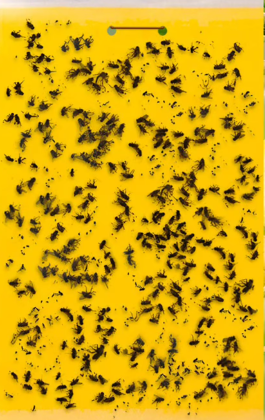
#> input picture trap5.png, 265 x 420 px
$ jupyter execute p_trap_analysis.ipynb
#> lines starting #> are read from the running program, lines starting #| are printed output that depends on the picture; after the words box and inside, x2 and y2 are one past the last pixel; in counts of white or black regions, pixels touching at a corner belong together
[cell 1]
import cv2
import numpy as np
from collections import defaultdict
import matplotlib.pyplot as plt
from matplotlib.patches import Rectangle
import json

# Load the image
img_path = 'trap5.png'
img = cv2.imread(img_path)
#> img is the input picture: shape (420, 265, 3); mean B, G, R 15.2, 169, 213.6
img_rgb = cv2.cvtColor(img, cv2.COLOR_BGR2RGB)

# Create a copy for visualization
img_annotated = img_rgb.copy()

print("Image shape:", img.shape)
#| Image shape: (420, 265, 3)

# Convert to HSV for better color segmentation
hsv = cv2.cvtColor(img, cv2.COLOR_BGR2HSV)
#> hsv: shape (420, 265, 3); mean H, S, V 22.9, 232.9, 213.7

# Step 1: ACCURATELY segment ONLY the yellow sticky trap
# Fine-tuned yellow range for sticky trap
lower_yellow = np.array([15, 80, 120])
upper_yellow = np.array([35, 255, 255])

# Create mask for yellow regions
yellow_mask = cv2.inRange(hsv, lower_yellow, upper_yellow)
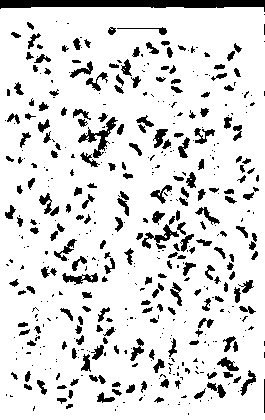
#> yellow_mask: shape (420, 265); 86.5% white; 479 black regions (257 under 20 px), largest, box (x1, y1, x2, y2) and area: (0, 0, 265, 12) 1945, (78, 117, 118, 158) 427, (142, 224, 179, 249) 299

# Clean up the yellow mask - remove small noise
kernel_large = np.ones((15,15), np.uint8)
yellow_mask = cv2.morphologyEx(yellow_mask, cv2.MORPH_CLOSE, kernel_large)
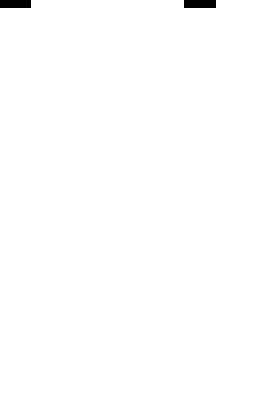
#> yellow_mask: shape (420, 265); 99.5% white; 2 black regions
yellow_mask = cv2.morphologyEx(yellow_mask, cv2.MORPH_OPEN, kernel_large)

# Fill holes in the yellow mask
contours_yellow, _ = cv2.findContours(yellow_mask, cv2.RETR_EXTERNAL, cv2.CHAIN_APPROX_SIMPLE)
#> contours_yellow = 1 contour; box (x1, y1, x2, y2) and area: (0, 0, 265, 420) 110106
yellow_mask_filled = np.zeros_like(yellow_mask)

# Keep only the largest yellow region (the trap itself)
if len(contours_yellow) > 0:
    largest_contour = max(contours_yellow, key=cv2.contourArea)
#> largest_contour = contour of 13 points, box (x1, y1, x2, y2) (0, 0, 265, 420), area 110106
    cv2.drawContours(yellow_mask_filled, [largest_contour], -1, 255, -1)
    yellow_mask = yellow_mask_filled

print(f"Yellow trap area: {np.sum(yellow_mask > 0)} pixels")
#| Yellow trap area: 110796 pixels

# Step 2: Create a region of interest (ROI) - ONLY the yellow trap
roi_mask = yellow_mask.copy()

# Step 3: Detect dark insects ONLY within the yellow trap
# Convert to LAB color space for better insect detection
lab = cv2.cvtColor(img, cv2.COLOR_BGR2LAB)
#> lab: shape (420, 265, 3); mean of channels 0, 1, 2 180.4, 132.6, 197.3
l_channel, a_channel, b_channel = cv2.split(lab)
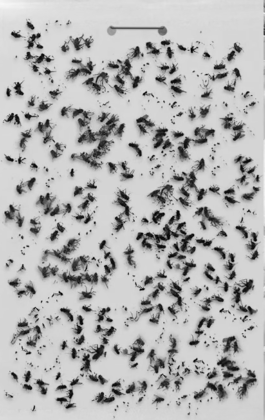
#> l_channel: shape (420, 265); min 3, max 247, mean 180.4
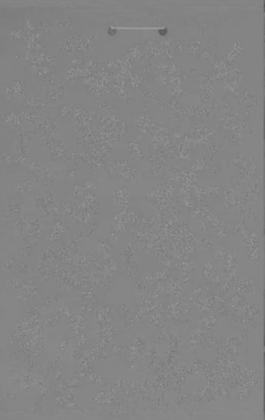
#> a_channel: shape (420, 265); min 89, max 157, mean 132.6
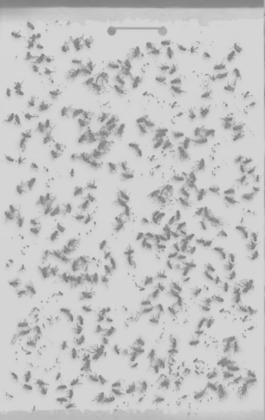
#> b_channel: shape (420, 265); min 117, max 215, mean 197.3

# Insects appear dark on the yellow background
# Use adaptive thresholding on the L channel within the yellow region
l_channel_roi = cv2.bitwise_and(l_channel, l_channel, mask=yellow_mask)

# Apply adaptive threshold to find dark spots
insects_mask = cv2.adaptiveThreshold(
    l_channel_roi,
    255,
    cv2.ADAPTIVE_THRESH_GAUSSIAN_C,
    cv2.THRESH_BINARY_INV,
    51,  # Block size
    15   # C constant
)
#> insects_mask: shape (420, 265); 20.5% white; 502 white regions (309 under 20 px), largest, box (x1, y1, x2, y2) and area: (70, 114, 119, 170) 794, (136, 210, 181, 251) 488, (178, 125, 215, 162) 408

# Only keep detections within the yellow trap
insects_mask = cv2.bitwise_and(insects_mask, yellow_mask)

# Alternative method: Direct dark detection in HSV
hsv_roi = cv2.bitwise_and(hsv, hsv, mask=yellow_mask)
#> hsv_roi: shape (420, 265, 3); mean H, S, V 22.8, 232.8, 212.6

# Detect dark/brown insects (low value in HSV)
lower_insect = np.array([0, 0, 0])
upper_insect = np.array([180, 255, 100])  # Dark objects
dark_mask = cv2.inRange(hsv, lower_insect, upper_insect)
#> dark_mask: shape (420, 265); 9.4% white; 436 white regions (203 under 20 px), largest, box (x1, y1, x2, y2) and area: (155, 225, 179, 243) 152, (154, 129, 168, 148) 132, (217, 357, 239, 371) 127
dark_mask = cv2.bitwise_and(dark_mask, yellow_mask)

# Combine both detection methods
insects_mask = cv2.bitwise_or(insects_mask, dark_mask)

# Step 4: Filter out white petals and other non-insects
# White regions have high value and low saturation
lower_white = np.array([0, 0, 180])
upper_white = np.array([180, 50, 255])
white_mask = cv2.inRange(hsv, lower_white, upper_white)
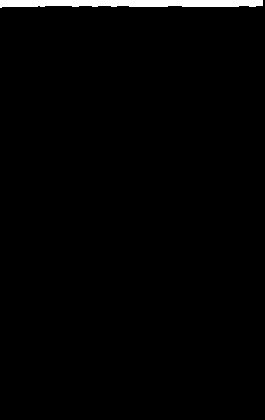
#> white_mask: shape (420, 265); 1.6% white; 1 white region, box (x1, y1, x2, y2) and area: (0, 0, 263, 8) 1745

# Remove white regions from insect detections
insects_mask = cv2.bitwise_and(insects_mask, cv2.bitwise_not(white_mask))

# Clean up the insect mask
kernel_small = np.ones((2,2), np.uint8)
insects_mask = cv2.morphologyEx(insects_mask, cv2.MORPH_OPEN, kernel_small)
#> insects_mask: shape (420, 265); 18.4% white; 361 white regions (149 under 20 px), largest, box (x1, y1, x2, y2) and area: (71, 116, 120, 170) 737, (137, 211, 182, 250) 469, (114, 191, 132, 234) 330
insects_mask = cv2.morphologyEx(insects_mask, cv2.MORPH_CLOSE, kernel_small)
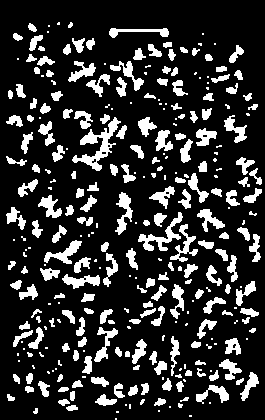
#> insects_mask: shape (420, 265); 18.8% white; 307 white regions (112 under 20 px)

# Step 5: Find contours of insects
contours, _ = cv2.findContours(insects_mask, cv2.RETR_EXTERNAL, cv2.CHAIN_APPROX_SIMPLE)
#> contours = 307 contours, 129 with area under 20; largest, box (x1, y1, x2, y2) and area: (72, 117, 121, 171) 663, (138, 212, 183, 251) 388, (115, 192, 133, 235) 281, (44, 240, 82, 264) 280, (62, 274, 100, 289) 254

# Filter and classify insects by size
insects_data = []
small_insects = []
medium_insects = []
large_insects = []

# Size thresholds (adjusted for actual insects)
MIN_INSECT_AREA = 20  # Minimum area to be considered an insect
SMALL_THRESHOLD = 200
MEDIUM_THRESHOLD = 1000

print(f"\nTotal contours found: {len(contours)}")
#| Total contours found: 307

for idx, contour in enumerate(contours):
    area = cv2.contourArea(contour)

    # Filter out very small noise and very large objects (not insects)
    if area < MIN_INSECT_AREA or area > 15000:
        continue

    # Get bounding rectangle
    x, y, w, h = cv2.boundingRect(contour)

    # Additional filter: Check aspect ratio (insects have reasonable proportions)
    aspect_ratio = max(w, h) / min(w, h) if min(w, h) > 0 else 0
    if aspect_ratio > 10:  # Too elongated, likely noise
        continue

    # Calculate centroid
    M = cv2.moments(contour)
    if M["m00"] != 0:
        cx = int(M["m10"] / M["m00"])
        cy = int(M["m01"] / M["m00"])
    else:
        cx, cy = x + w//2, y + h//2

    # Verify the centroid is within the yellow trap
    if yellow_mask[cy, cx] == 0:
        continue

    insect_info = {
        'id': len(insects_data) + 1,
        'area': area,
        'position': (cx, cy),
        'bbox': (x, y, w, h),
        'perimeter': cv2.arcLength(contour, True),
        'aspect_ratio': aspect_ratio
    }

    # Classify by size
    if area < SMALL_THRESHOLD:
        insect_info['size_class'] = 'Small'
        small_insects.append(insect_info)
        color = (0, 255, 0)  # Green for small
        thickness = 1
    elif area < MEDIUM_THRESHOLD:
        insect_info['size_class'] = 'Medium'
        medium_insects.append(insect_info)
        color = (255, 165, 0)  # Orange for medium
        thickness = 2
    else:
        insect_info['size_class'] = 'Large'
        large_insects.append(insect_info)
        color = (255, 0, 0)  # Red for large
        thickness = 2

    insects_data.append(insect_info)

    # Draw on annotated image
    cv2.drawContours(img_annotated, [contour], -1, color, thickness)
    cv2.circle(img_annotated, (cx, cy), 4, color, -1)
    # Draw ID number
    cv2.putText(img_annotated, str(insect_info['id']), (cx+5, cy-5),
                cv2.FONT_HERSHEY_SIMPLEX, 0.4, color, 1)
#> this loop made 307 passes
#> (area, x, y, w, h, aspect_ratio, cx, cy) on passes 7, 13, 14, 16, 17, 18, 19, 20, 21, 22, 23, 24: (39, 66, 405, 12, 6, 2, 71, 407), (40.5, 58, 399, 12, 7, 1.71, 63, 401), (46, 154, 398, 12, 8, 1.5, 159, 401), (116, 95, 394, 22, 12, 1.83, 105, 400), (27, 7, 394, 8, 7, 1.14, 10, 397), (32.5, 70, 391, 5, 10, 2, 72, 395), (31, 58, 387, 11, 5, 2.2, 63, 388), (35.5, 25, 386, 9, 7, 1.29, 28, 388), (214.5, 196, 385, 33, 19, 1.74, 213, 393), (57.5, 128, 385, 10, 11, 1.1, 132, 390), (52, 141, 383, 8, 12, 1.5, 144, 388), (75, 114, 383, 11, 15, 1.36, 118, 390)
#> (area, x, y, w, h, aspect_ratio, cx, cy) on pass 122: (164.5, 236, 281, 20, 25, 1.25, 244, 292)
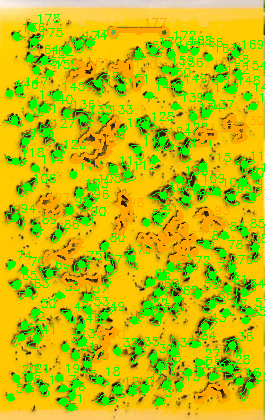
#> img_annotated: shape (420, 265, 3); mean R, G, B 191.6, 191.4, 12.4

# Print results
print("\n" + "="*60)
print("ACCURATE PEST COUNT ANALYSIS")
print("="*60)
print(f"\nTotal insects detected: {len(insects_data)}")
#| Total insects detected: 178
print(f"\nSize Classification:")
print(f"  Small insects:  {len(small_insects)} (area < {SMALL_THRESHOLD} pixels²)")
#|   Small insects:  163 (area < 200 pixels²)
print(f"  Medium insects: {len(medium_insects)} (area {SMALL_THRESHOLD}-{MEDIUM_THRESHOLD} pixels²)")
#|   Medium insects: 15 (area 200-1000 pixels²)
print(f"  Large insects:  {len(large_insects)} (area > {MEDIUM_THRESHOLD} pixels²)")
#|   Large insects:  0 (area > 1000 pixels²)
print("="*60)

# Create visualization
fig, axes = plt.subplots(2, 3, figsize=(20, 13))

# Original image
axes[0, 0].imshow(img_rgb)
axes[0, 0].set_title('Original Image', fontsize=14, fontweight='bold')
axes[0, 0].axis('off')

# Yellow trap mask
axes[0, 1].imshow(yellow_mask, cmap='gray')
axes[0, 1].set_title('Yellow Trap Segmentation', fontsize=14, fontweight='bold')
axes[0, 1].axis('off')

# Insect detection mask
axes[0, 2].imshow(insects_mask, cmap='gray')
axes[0, 2].set_title('Insect Detection Mask', fontsize=14, fontweight='bold')
axes[0, 2].axis('off')

# Annotated image with detections
axes[1, 0].imshow(img_annotated)
axes[1, 0].set_title(f'Detected Insects (Total: {len(insects_data)})', fontsize=14, fontweight='bold')
legend_elements = [
    plt.Line2D([0], [0], marker='o', color='w', markerfacecolor='green', markersize=10, label=f'Small ({len(small_insects)})'),
    plt.Line2D([0], [0], marker='o', color='w', markerfacecolor='orange', markersize=10, label=f'Medium ({len(medium_insects)})'),
    plt.Line2D([0], [0], marker='o', color='w', markerfacecolor='red', markersize=10, label=f'Large ({len(large_insects)})')
]
axes[1, 0].legend(handles=legend_elements, loc='upper right')
axes[1, 0].axis('off')

# Overlay of yellow trap on original
overlay = img_rgb.copy()
overlay[yellow_mask > 0] = overlay[yellow_mask > 0] * 0.5 + np.array([255, 255, 0]) * 0.5
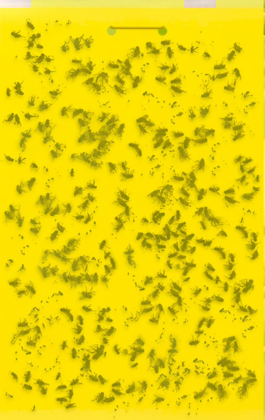
#> overlay: shape (420, 265, 3); mean R, G, B 234, 211.7, 7.9
axes[1, 1].imshow(overlay.astype(np.uint8))
axes[1, 1].set_title('Yellow Trap Overlay', fontsize=14, fontweight='bold')
axes[1, 1].axis('off')

# Size distribution
if len(insects_data) > 0:
    sizes = [p['area'] for p in insects_data]
    axes[1, 2].hist(sizes, bins=20, color='brown', alpha=0.7, edgecolor='black')
    axes[1, 2].axvline(SMALL_THRESHOLD, color='green', linestyle='--', linewidth=2, label='Small/Medium')
    axes[1, 2].axvline(MEDIUM_THRESHOLD, color='red', linestyle='--', linewidth=2, label='Medium/Large')
    axes[1, 2].set_xlabel('Insect Area (pixels²)', fontsize=12)
    axes[1, 2].set_ylabel('Count', fontsize=12)
    axes[1, 2].set_title('Insect Size Distribution', fontsize=14, fontweight='bold')
    axes[1, 2].legend()
    axes[1, 2].grid(True, alpha=0.3)
else:
    axes[1, 2].text(0.5, 0.5, 'No insects detected', ha='center', va='center', fontsize=14)
    axes[1, 2].axis('off')

plt.tight_layout()
plt.savefig('accurate_pest_analysis.png', dpi=300, bbox_inches='tight')
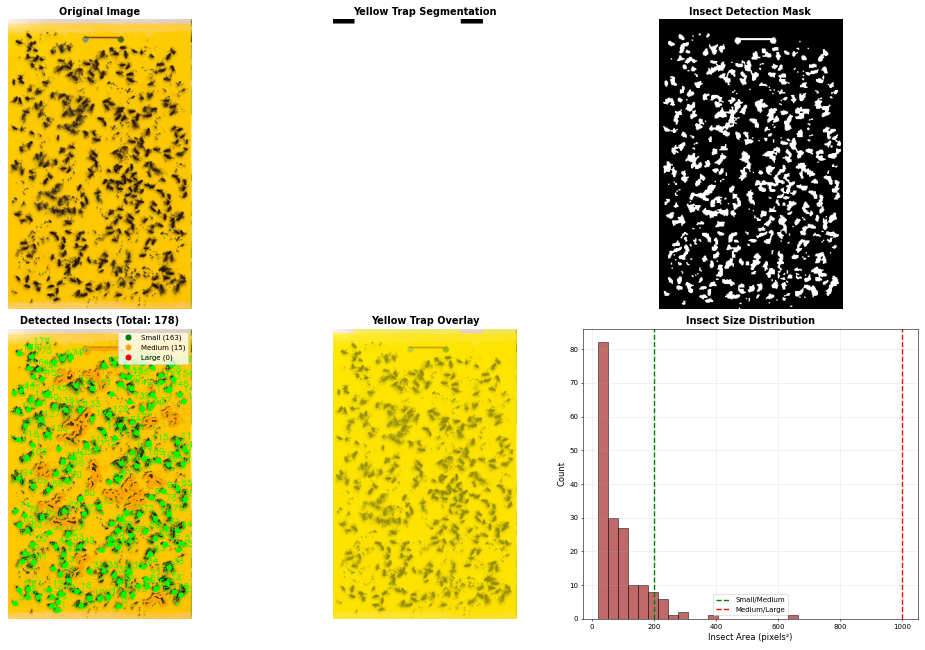
#> figure drawn by matplotlib, 6 panels; panel 6: tallest bar 82 high, from x = 20.5 to 52.62
print(f"accurate_pest_analysis.png")

# Create detailed report
report = {
    'total_insects': len(insects_data),
    'small_insects': len(small_insects),
    'medium_insects': len(medium_insects),
    'large_insects': len(large_insects),
    'size_thresholds': {
        'min_area': MIN_INSECT_AREA,
        'small_max': SMALL_THRESHOLD,
        'medium_max': MEDIUM_THRESHOLD
    },
    'insect_details': insects_data
}

# Save report as JSON
with open('accurate_pest_report.json', 'w') as f:
    json.dump(report, f, indent=2)

print(f"accurate_pest_report.json")

# Create a summary text file
with open('accurate_pest_summary.txt', 'w') as f:
    f.write("="*60 + "\n")
    f.write("YELLOW STICKY TRAP - ACCURATE PEST COUNT ANALYSIS\n")
    f.write("="*60 + "\n\n")
    f.write(f"Total Insects Detected: {len(insects_data)}\n\n")
    if len(insects_data) > 0:
        f.write("Size Classification:\n")
        f.write(f"  - Small insects:  {len(small_insects)} ({len(small_insects)/len(insects_data)*100:.1f}%)\n")
        f.write(f"  - Medium insects: {len(medium_insects)} ({len(medium_insects)/len(insects_data)*100:.1f}%)\n")
        f.write(f"  - Large insects:  {len(large_insects)} ({len(large_insects)/len(insects_data)*100:.1f}%)\n\n")
        f.write("Size Criteria:\n")
        f.write(f"  - Minimum area: {MIN_INSECT_AREA} pixels²\n")
        f.write(f"  - Small: area < {SMALL_THRESHOLD} pixels²\n")
        f.write(f"  - Medium: area {SMALL_THRESHOLD}-{MEDIUM_THRESHOLD} pixels²\n")
        f.write(f"  - Large: area > {MEDIUM_THRESHOLD} pixels²\n\n")
        f.write("Individual Insect Details:\n")
        f.write("-" * 60 + "\n")
        for insect in insects_data:
            f.write(f"ID: {insect['id']} | Size: {insect['size_class']} | ")
            f.write(f"Area: {insect['area']:.0f} px² | ")
            f.write(f"Position: ({insect['position'][0]}, {insect['position'][1]})\n")
    f.write("="*60 + "\n")

print(f"accurate_pest_summary.txt")
print("\nAnalysis complete!")

$ run again, with trap1.jpg saved as trap5.png
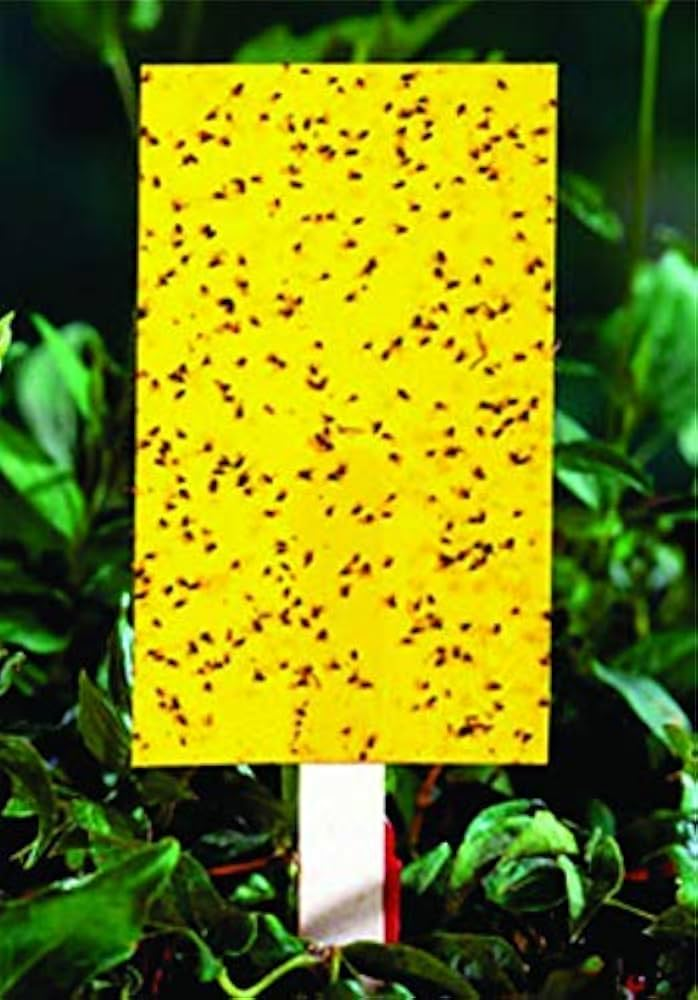
#> input picture trap1.jpg, 698 x 1000 px
#> img is the input picture: shape (1000, 698, 3); mean B, G, R 19.7, 128.4, 118.4
#| Image shape: (1000, 698, 3)
#> hsv: shape (1000, 698, 3); mean H, S, V 47.3, 203.7, 136.6
#> `yellow_mask = cv2.morphologyEx(yellow_mask, cv2.MORPH_OPEN, kernel_lar..`:
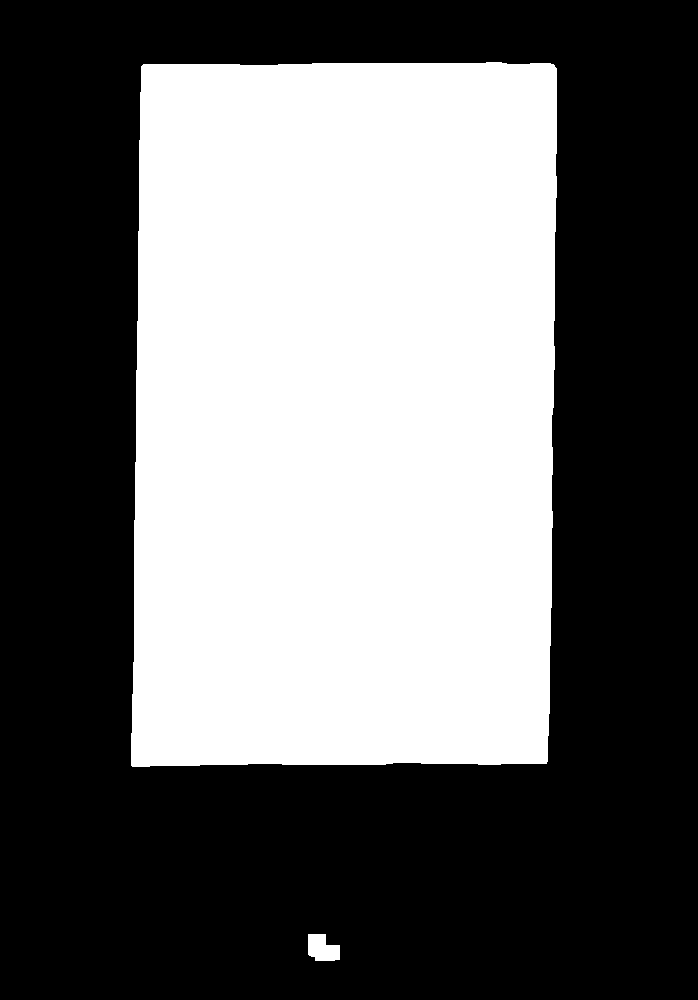
#> yellow_mask: shape (1000, 698); 42% white; 2 white regions
#> contours_yellow = 2 contours; box (x1, y1, x2, y2) and area: (131, 62, 557, 767) 291434, (308, 934, 340, 961) 618
#> largest_contour = contour of 99 points, box (x1, y1, x2, y2) (131, 62, 557, 767), area 291434
#> yellow_mask_filled: shape (1000, 698); 41.9% white; 1 white region, box (x1, y1, x2, y2) and area: (131, 62, 557, 767) 292548
#| Yellow trap area: 292548 pixels
#> lab: shape (1000, 698, 3); mean of channels 0, 1, 2 126, 113.7, 173
#> hsv_roi: shape (1000, 698, 3); mean H, S, V 11.4, 102.4, 97.8
#> white_mask: shape (1000, 698); 1.9% white; 12 white regions (8 under 20 px), largest, box (x1, y1, x2, y2) and area: (299, 765, 387, 926) 11517, (317, 893, 383, 947) 1276, (360, 899, 371, 910) 44, (683, 778, 690, 784) 31
#> contours = 295 contours, 33 with area under 20; largest, box (x1, y1, x2, y2) and area: (493, 398, 541, 441) 363, (466, 298, 514, 322) 348, (456, 717, 496, 740) 336, (470, 542, 495, 573) 298, (479, 400, 521, 417) 287
#| Total contours found: 295
#> the loop `for idx, contour in enumerate(contours):` made 295 passes
#> (area, x, y, w, h, aspect_ratio, cx, cy) on passes 1, 2, 5, 6, 7, 8, 9, 11: (48, 361, 753, 8, 10, 1.25, 364, 757), (24, 490, 750, 7, 6, 1.17, 493, 752), (41.5, 292, 745, 9, 11, 1.22, 295, 751), (34, 144, 745, 8, 7, 1.14, 147, 747), (62, 181, 738, 8, 11, 1.38, 184, 742), (105, 367, 736, 13, 15, 1.15, 372, 742), (27, 133, 736, 9, 6, 1.5, 137, 738), (47, 295, 732, 8, 11, 1.38, 298, 736)
#| Total insects detected: 262
#|   Small insects:  246 (area < 200 pixels²)
#|   Medium insects: 16 (area 200-1000 pixels²)
#|   Large insects:  0 (area > 1000 pixels²)
#> `overlay[yellow_mask > 0] = overlay[yellow_mask > 0] * 0.5 + np.array([..`:
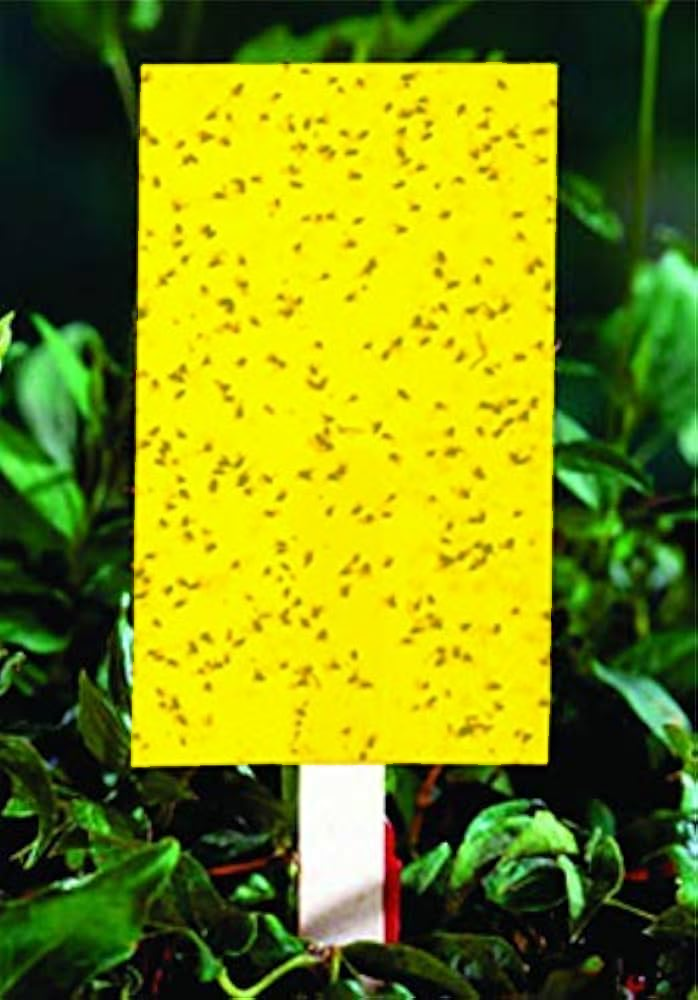
#> overlay: shape (1000, 698, 3); mean R, G, B 123, 136.4, 17.6
